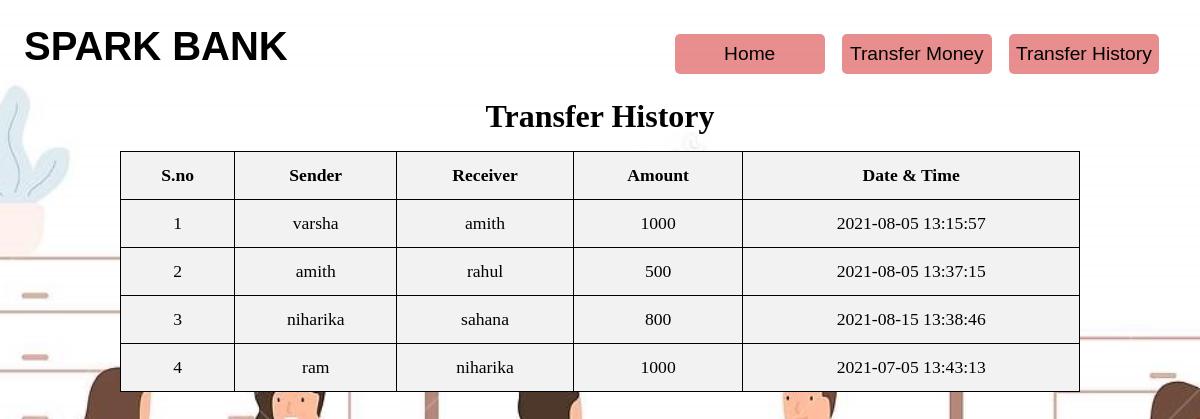
The page /transactionhistory.php on the database its author committed.
### tables this page shows
CREATE TABLE `transaction` (
  `sno` int(3) NOT NULL,
  `fromcustomer` varchar(50) NOT NULL,
  `tocustomer` varchar(50) NOT NULL,
  `amount` int(10) NOT NULL,
  `datetime` datetime NOT NULL DEFAULT current_timestamp()
);

### transactionhistory.php (the view, shortened to what this page needs)
<?php
include 'connection.php';
?>
<!DOCTYPE html>
<html lang="en">
<head>
<link rel="stylesheet" href="style.css">
</head>
<body>
<div class="bg">
<?php
include 'header.php';
?>
<div class="text">
   <h1 style="color:black";> Transfer History</h1>
</div>
<table>
    <tr>
        <th>S.no</th>
        <th>Sender</th>
        <th>Receiver</th>
        <th>Amount</th>
        <th>Date & Time</th>
    </tr>
    <?php
      $sql = "select * from transaction";
      $query = mysqli_query($conn,$sql);
      while($row=mysqli_fetch_assoc($query)) {
    ?>
    <tr>
        <td><?php echo $row['sno'];?></td>
        <td><?php echo $row['fromcustomer'];?></td>
        <td><?php echo $row['tocustomer'];?></td>
        <td><?php echo $row['amount'];?></td>
        <td><?php echo $row['datetime'];?></td>
    </tr>
    <?php
      }
    ?>
</table>
</div>
</body>
</html>

### style.css (style rules this page uses)
* { margin: 0; padding: 0; box-sizing: border-box; }
body { height: 100vh; background-image: url("bank-mid.jpg"); background-size: cover; background-position: center center; background-repeat: no-repeat; color: #ddd; }
.bg { height: 100vh; width: 100%; }
.text { text-align: center; }
table { border-collapse: collapse; width: 80%; text-align: center; margin: 1rem auto 0 auto; font-size: 1.1rem; border-radius: 10px; color: black; }
th, td { border: 1px solid black; padding: 13px; }
tr { background-color: #f2f2f2; }

### rows shown on the page
transaction: sno "1", fromcustomer "varsha", tocustomer "amith", amount "1000", datetime "2021-08-05 13:15:57"
transaction: sno "2", fromcustomer "amith", tocustomer "rahul", amount "500", datetime "2021-08-05 13:37:15"
transaction: sno "3", fromcustomer "niharika", tocustomer "sahana", amount "800", datetime "2021-08-15 13:38:46"
transaction: sno "4", fromcustomer "ram", tocustomer "niharika", amount "1000", datetime "2021-07-05 13:43:13"
